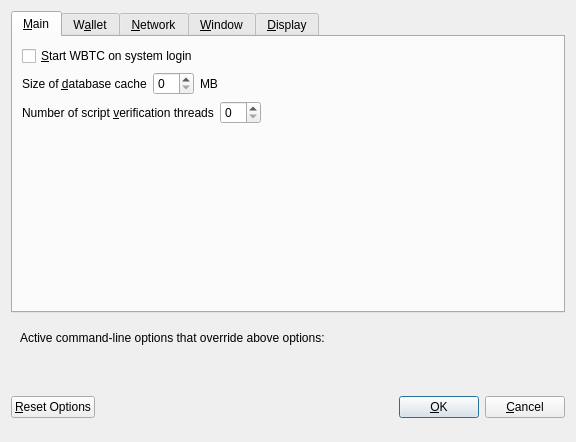
<?xml version="1.0" encoding="UTF-8"?>
<ui version="4.0">
 <class>OptionsDialog</class>
 <widget class="QDialog" name="OptionsDialog">
  <property name="geometry">
   <rect>
    <x>0</x>
    <y>0</y>
    <width>576</width>
    <height>442</height>
   </rect>
  </property>
  <property name="windowTitle">
   <string>Options</string>
  </property>
  <property name="modal">
   <bool>true</bool>
  </property>
  <layout class="QVBoxLayout" name="verticalLayout">
   <item>
    <widget class="QTabWidget" name="tabWidget">
     <property name="currentIndex">
      <number>0</number>
     </property>
     <widget class="QWidget" name="tabMain">
      <attribute name="title">
       <string>&amp;Main</string>
      </attribute>
      <layout class="QVBoxLayout" name="verticalLayout_Main">
       <item>
        <widget class="QCheckBox" name="bitcoinAtStartup">
         <property name="toolTip">
          <string>Automatically start WBTC after logging in to the system.</string>
         </property>
         <property name="text">
          <string>&amp;Start WBTC on system login</string>
         </property>
        </widget>
       </item>
       <item>
        <layout class="QHBoxLayout" name="horizontalLayout_2_Main">
         <item>
          <widget class="QLabel" name="databaseCacheLabel">
           <property name="text">
            <string>Size of &amp;database cache</string>
           </property>
           <property name="textFormat">
            <enum>Qt::PlainText</enum>
           </property>
           <property name="buddy">
            <cstring>databaseCache</cstring>
           </property>
          </widget>
         </item>
         <item>
          <widget class="QSpinBox" name="databaseCache"/>
         </item>
         <item>
          <widget class="QLabel" name="databaseCacheUnitLabel">
           <property name="text">
            <string>MB</string>
           </property>
           <property name="textFormat">
            <enum>Qt::PlainText</enum>
           </property>
          </widget>
         </item>
         <item>
          <spacer name="horizontalSpacer_2_Main">
           <property name="orientation">
            <enum>Qt::Horizontal</enum>
           </property>
           <property name="sizeHint" stdset="0">
            <size>
             <width>40</width>
             <height>20</height>
            </size>
           </property>
          </spacer>
         </item>
        </layout>
       </item>
       <item>
        <layout class="QHBoxLayout" name="horizontalLayout_3_Main">
         <item>
          <widget class="QLabel" name="threadsScriptVerifLabel">
           <property name="text">
            <string>Number of script &amp;verification threads</string>
           </property>
           <property name="textFormat">
            <enum>Qt::PlainText</enum>
           </property>
           <property name="buddy">
            <cstring>threadsScriptVerif</cstring>
           </property>
          </widget>
         </item>
         <item>
          <widget class="QSpinBox" name="threadsScriptVerif">
           <property name="toolTip">
            <string>(0 = auto, &lt;0 = leave that many cores free)</string>
           </property>
          </widget>
         </item>
         <item>
          <spacer name="horizontalSpacer_3_Main">
           <property name="orientation">
            <enum>Qt::Horizontal</enum>
           </property>
           <property name="sizeHint" stdset="0">
            <size>
             <width>40</width>
             <height>20</height>
            </size>
           </property>
          </spacer>
         </item>
        </layout>
       </item>
       <item>
        <spacer name="verticalSpacer_2">
         <property name="orientation">
          <enum>Qt::Vertical</enum>
         </property>
         <property name="sizeHint" stdset="0">
          <size>
           <width>20</width>
           <height>40</height>
          </size>
         </property>
        </spacer>
       </item>
      </layout>
     </widget>
     <widget class="QWidget" name="tabWallet">
      <attribute name="title">
       <string>W&amp;allet</string>
      </attribute>
      <layout class="QVBoxLayout" name="verticalLayout_Wallet">
       <item>
        <layout class="QHBoxLayout" name="horizontalLayout_2_Wallet">
         <item>
          <widget class="QLabel" name="labelStakeSplitThresholdText">
           <property name="text">
            <string>Stake split threshold:</string>
           </property>
          </widget>
         </item>
         <item>
          <widget class="QSpinBox" name="spinBoxStakeSplitThreshold">
           <property name="minimum">
            <number>1</number>
           </property>
           <property name="maximum">
            <number>999999</number>
           </property>
          </widget>
         </item>
        </layout>
       </item>
       <item>
        <widget class="QGroupBox" name="groupBox">
         <property name="title">
          <string>Expert</string>
         </property>
         <layout class="QVBoxLayout" name="verticalLayout_2">
          <item>
           <widget class="QCheckBox" name="coinControlFeatures">
            <property name="toolTip">
             <string>Whether to show coin control features or not.</string>
            </property>
            <property name="text">
             <string>Enable coin &amp;control features</string>
            </property>
           </widget>
          </item>
          <item>
           <widget class="QCheckBox" name="showMasternodesTab">
            <property name="toolTip">
             <string>Show additional tab listing all your masternodes in first sub-tab&lt;br/&gt;and all masternodes on the network in second sub-tab.</string>
            </property>
            <property name="text">
             <string>Show Masternodes Tab</string>
            </property>
           </widget>
          </item>
          <item>
           <widget class="QCheckBox" name="spendZeroConfChange">
            <property name="toolTip">
             <string>If you disable the spending of unconfirmed change, the change from a transaction&lt;br/&gt;cannot be used until that transaction has at least one confirmation.&lt;br/&gt;This also affects how your balance is computed.</string>
            </property>
            <property name="text">
             <string>&amp;Spend unconfirmed change</string>
            </property>
           </widget>
          </item>
         </layout>
        </widget>
       </item>
       <item>
        <spacer name="verticalSpacer_Wallet">
         <property name="orientation">
          <enum>Qt::Vertical</enum>
         </property>
         <property name="sizeHint" stdset="0">
          <size>
           <width>20</width>
           <height>40</height>
          </size>
         </property>
        </spacer>
       </item>
      </layout>
     </widget>
     <widget class="QWidget" name="tabNetwork">
      <attribute name="title">
       <string>&amp;Network</string>
      </attribute>
      <layout class="QVBoxLayout" name="verticalLayout_Network">
       <item>
        <widget class="QCheckBox" name="mapPortUpnp">
         <property name="toolTip">
          <string>Automatically open the WBTC client port on the router. This only works when your router supports UPnP and it is enabled.</string>
         </property>
         <property name="text">
          <string>Map port using &amp;UPnP</string>
         </property>
        </widget>
       </item>
       <item>
        <widget class="QCheckBox" name="allowIncoming">
         <property name="toolTip">
          <string>Accept connections from outside</string>
         </property>
         <property name="text">
          <string>Allow incoming connections</string>
         </property>
        </widget>
       </item>
       <item>
        <widget class="QCheckBox" name="connectSocks">
         <property name="toolTip">
          <string>Connect to the WBTC network through a SOCKS5 proxy.</string>
         </property>
         <property name="text">
          <string>&amp;Connect through SOCKS5 proxy (default proxy):</string>
         </property>
        </widget>
       </item>
       <item>
        <layout class="QHBoxLayout" name="horizontalLayout_1_Network">
         <item>
          <widget class="QLabel" name="proxyIpLabel">
           <property name="text">
            <string>Proxy &amp;IP:</string>
           </property>
           <property name="textFormat">
            <enum>Qt::PlainText</enum>
           </property>
           <property name="buddy">
            <cstring>proxyIp</cstring>
           </property>
          </widget>
         </item>
         <item>
          <widget class="QValidatedLineEdit" name="proxyIp">
           <property name="minimumSize">
            <size>
             <width>140</width>
             <height>0</height>
            </size>
           </property>
           <property name="maximumSize">
            <size>
             <width>140</width>
             <height>16777215</height>
            </size>
           </property>
           <property name="toolTip">
            <string>IP address of the proxy (e.g. IPv4: 127.0.0.1 / IPv6: ::1)</string>
           </property>
          </widget>
         </item>
         <item>
          <widget class="QLabel" name="proxyPortLabel">
           <property name="text">
            <string>&amp;Port:</string>
           </property>
           <property name="textFormat">
            <enum>Qt::PlainText</enum>
           </property>
           <property name="buddy">
            <cstring>proxyPort</cstring>
           </property>
          </widget>
         </item>
         <item>
          <widget class="QLineEdit" name="proxyPort">
           <property name="minimumSize">
            <size>
             <width>55</width>
             <height>0</height>
            </size>
           </property>
           <property name="maximumSize">
            <size>
             <width>55</width>
             <height>16777215</height>
            </size>
           </property>
           <property name="toolTip">
            <string>Port of the proxy (e.g. 9050)</string>
           </property>
          </widget>
         </item>
         <item>
          <spacer name="horizontalSpacer_1_Network">
           <property name="orientation">
            <enum>Qt::Horizontal</enum>
           </property>
           <property name="sizeHint" stdset="0">
            <size>
             <width>40</width>
             <height>20</height>
            </size>
           </property>
          </spacer>
         </item>
        </layout>
       </item>
       <item>
        <spacer name="verticalSpacer_Network">
         <property name="orientation">
          <enum>Qt::Vertical</enum>
         </property>
         <property name="sizeHint" stdset="0">
          <size>
           <width>20</width>
           <height>40</height>
          </size>
         </property>
        </spacer>
       </item>
      </layout>
     </widget>
     <widget class="QWidget" name="tabWindow">
      <attribute name="title">
       <string>&amp;Window</string>
      </attribute>
      <layout class="QVBoxLayout" name="verticalLayout_Window">
       <item>
        <widget class="QCheckBox" name="minimizeToTray">
         <property name="toolTip">
          <string>Show only a tray icon after minimizing the window.</string>
         </property>
         <property name="text">
          <string>&amp;Minimize to the tray instead of the taskbar</string>
         </property>
        </widget>
       </item>
       <item>
        <widget class="QCheckBox" name="minimizeOnClose">
         <property name="toolTip">
          <string>Minimize instead of exit the application when the window is closed. When this option is enabled, the application will be closed only after selecting Quit in the menu.</string>
         </property>
         <property name="text">
          <string>M&amp;inimize on close</string>
         </property>
        </widget>
       </item>
       <item>
        <spacer name="verticalSpacer_Window">
         <property name="orientation">
          <enum>Qt::Vertical</enum>
         </property>
         <property name="sizeHint" stdset="0">
          <size>
           <width>20</width>
           <height>40</height>
          </size>
         </property>
        </spacer>
       </item>
      </layout>
     </widget>
     <widget class="QWidget" name="tabDisplay">
      <attribute name="title">
       <string>&amp;Display</string>
      </attribute>
      <layout class="QVBoxLayout" name="verticalLayout_Display">
       <item>
        <layout class="QHBoxLayout" name="horizontalLayout_1_Display">
         <item>
          <widget class="QLabel" name="langLabel">
           <property name="text">
            <string>User Interface &amp;language:</string>
           </property>
           <property name="textFormat">
            <enum>Qt::PlainText</enum>
           </property>
           <property name="buddy">
            <cstring>lang</cstring>
           </property>
          </widget>
         </item>
         <item>
          <widget class="QValueComboBox" name="lang">
           <property name="toolTip">
            <string>The user interface language can be set here. This setting will take effect after restarting WBTC.</string>
           </property>
          </widget>
         </item>
        </layout>
       </item>
       <item>
        <widget class="Line" name="line">
         <property name="orientation">
          <enum>Qt::Horizontal</enum>
         </property>
        </widget>
       </item>
       <item>
        <layout class="QHBoxLayout" name="horizontalLayout_2_Display">
         <item>
          <widget class="QLabel" name="unitLabel">
           <property name="text">
            <string>&amp;Unit to show amounts in:</string>
           </property>
           <property name="textFormat">
            <enum>Qt::PlainText</enum>
           </property>
           <property name="buddy">
            <cstring>unit</cstring>
           </property>
          </widget>
         </item>
         <item>
          <widget class="QValueComboBox" name="unit">
           <property name="toolTip">
            <string>Choose the default subdivision unit to show in the interface and when sending coins.</string>
           </property>
          </widget>
         </item>
        </layout>
       </item>
       <item>
        <layout class="QHBoxLayout" name="horizontalLayout_5_Display">
         <item>
          <widget class="QLabel" name="digitsLabel">
           <property name="text">
            <string>Decimal digits</string>
           </property>
          </widget>
         </item>
         <item>
          <widget class="QValueComboBox" name="digits"/>
         </item>
        </layout>
       </item>
       <item>
        <layout class="QHBoxLayout" name="horizontalLayout_3_Display">
         <item>
          <widget class="QLabel" name="thirdPartyTxUrlsLabel">
           <property name="toolTip">
            <string>Third party URLs (e.g. a block explorer) that appear in the transactions tab as context menu items. %s in the URL is replaced by transaction hash. Multiple URLs are separated by vertical bar |.</string>
           </property>
           <property name="text">
            <string>Third party transaction URLs</string>
           </property>
           <property name="buddy">
            <cstring>thirdPartyTxUrls</cstring>
           </property>
          </widget>
         </item>
         <item>
          <widget class="QLineEdit" name="thirdPartyTxUrls">
           <property name="toolTip">
            <string>Third party URLs (e.g. a block explorer) that appear in the transactions tab as context menu items. %s in the URL is replaced by transaction hash. Multiple URLs are separated by vertical bar |.</string>
           </property>
          </widget>
         </item>
        </layout>
       </item>
       <item>
        <spacer name="verticalSpacer">
         <property name="orientation">
          <enum>Qt::Vertical</enum>
         </property>
         <property name="sizeHint" stdset="0">
          <size>
           <width>20</width>
           <height>40</height>
          </size>
         </property>
        </spacer>
       </item>
      </layout>
     </widget>
    </widget>
   </item>
   <item>
    <widget class="QFrame" name="frame">
     <layout class="QVBoxLayout" name="verticalLayout_Bottom">
      <item>
       <layout class="QHBoxLayout" name="horizontalLayout_Bottom">
        <item>
         <widget class="QLabel" name="overriddenByCommandLineInfoLabel">
          <property name="text">
           <string>Active command-line options that override above options:</string>
          </property>
          <property name="textFormat">
           <enum>Qt::PlainText</enum>
          </property>
         </widget>
        </item>
        <item>
         <spacer name="horizontalSpacer_Bottom">
          <property name="orientation">
           <enum>Qt::Horizontal</enum>
          </property>
          <property name="sizeHint" stdset="0">
           <size>
            <width>40</width>
            <height>20</height>
           </size>
          </property>
         </spacer>
        </item>
       </layout>
      </item>
      <item>
       <widget class="QLabel" name="overriddenByCommandLineLabel">
        <property name="text">
         <string/>
        </property>
        <property name="textFormat">
         <enum>Qt::PlainText</enum>
        </property>
        <property name="wordWrap">
         <bool>true</bool>
        </property>
       </widget>
      </item>
     </layout>
    </widget>
   </item>
   <item>
    <layout class="QHBoxLayout" name="horizontalLayout_Buttons">
     <item>
      <widget class="QPushButton" name="resetButton">
       <property name="toolTip">
        <string>Reset all client options to default.</string>
       </property>
       <property name="text">
        <string>&amp;Reset Options</string>
       </property>
       <property name="autoDefault">
        <bool>false</bool>
       </property>
      </widget>
     </item>
     <item>
      <spacer name="horizontalSpacer_1">
       <property name="orientation">
        <enum>Qt::Horizontal</enum>
       </property>
       <property name="sizeHint" stdset="0">
        <size>
         <width>40</width>
         <height>48</height>
        </size>
       </property>
      </spacer>
     </item>
     <item>
      <widget class="QLabel" name="statusLabel">
       <property name="minimumSize">
        <size>
         <width>200</width>
         <height>0</height>
        </size>
       </property>
       <property name="font">
        <font>
         <weight>75</weight>
         <bold>true</bold>
        </font>
       </property>
       <property name="text">
        <string/>
       </property>
       <property name="textFormat">
        <enum>Qt::PlainText</enum>
       </property>
       <property name="wordWrap">
        <bool>true</bool>
       </property>
      </widget>
     </item>
     <item>
      <spacer name="horizontalSpacer_2">
       <property name="orientation">
        <enum>Qt::Horizontal</enum>
       </property>
       <property name="sizeHint" stdset="0">
        <size>
         <width>40</width>
         <height>48</height>
        </size>
       </property>
      </spacer>
     </item>
     <item>
      <widget class="QPushButton" name="okButton">
       <property name="text">
        <string>&amp;OK</string>
       </property>
       <property name="autoDefault">
        <bool>false</bool>
       </property>
       <property name="default">
        <bool>true</bool>
       </property>
      </widget>
     </item>
     <item>
      <widget class="QPushButton" name="cancelButton">
       <property name="text">
        <string>&amp;Cancel</string>
       </property>
       <property name="autoDefault">
        <bool>false</bool>
       </property>
      </widget>
     </item>
    </layout>
   </item>
  </layout>
 </widget>
 <customwidgets>
  <customwidget>
   <class>QValidatedLineEdit</class>
   <extends>QLineEdit</extends>
   <header>qvalidatedlineedit.h</header>
  </customwidget>
  <customwidget>
   <class>QValueComboBox</class>
   <extends>QComboBox</extends>
   <header>qvaluecombobox.h</header>
  </customwidget>
 </customwidgets>
 <resources/>
 <connections/>
</ui>
